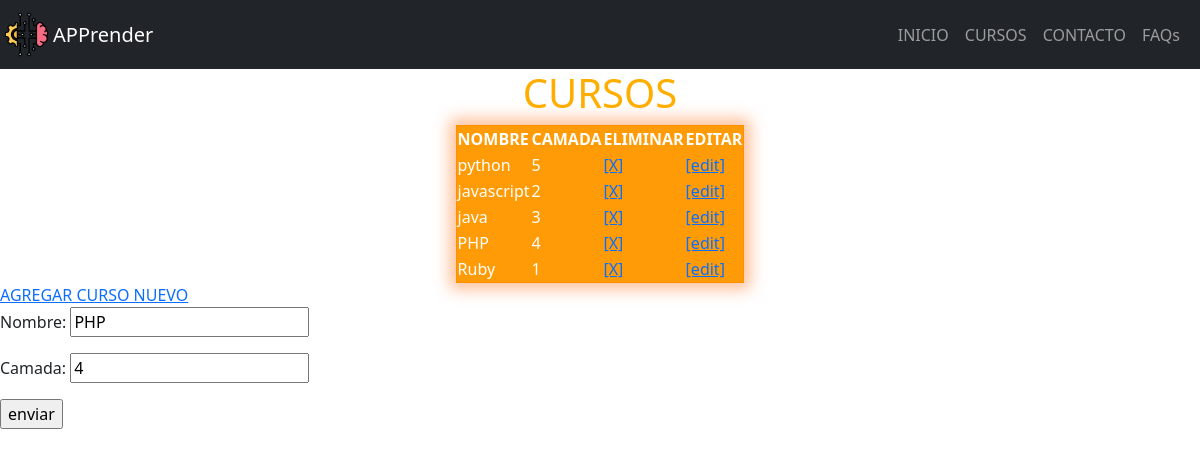
Page /AppCoder/editar_curso/4 on the committed database.
### AppCoder/models.py (models this page shows, shortened)
class Curso(models.Model):
    nombre = models.CharField(max_length=40)
    camada = models.IntegerField()

### AppCoder/views.py (the view, shortened to what this page needs)
# urls.py: path('editar_curso/<int:camada>', editar_curso, name='AppCoderEditarCurso'),
def editar_curso(request, camada):
    curso_editar = Curso.objects.get(camada=camada)
    cursos = Curso.objects.all()
    contexto = {
        'form': CursoFormulario(
            initial={
                "nombre": curso_editar.nombre,
                "camada": curso_editar.camada,
            }
        ),
        'cursos': cursos
    }
    return render(request, 'AppCoder/curso_formulario.html', contexto)

### AppCoder/forms.py
class CursoFormulario(forms.Form):
    nombre = forms.CharField(max_length=40)
    camada = forms.IntegerField()

### templates/AppCoder/curso_formulario.html (shortened to what this page needs)
{% extends 'AppCoder/curso.html' %}
{% block curso_nuevo %}
        <form action="" method="POST">
            {{ form.as_p }}
            <input type="submit" value="enviar">
        </form>
{% endblock %}

### templates/AppCoder/curso.html (shortened to what this page needs)
<!DOCTYPE html>
<html lang="en">
    <head>
    {% load static %}
    <link href=" {% static 'css/styles.css' %} " rel="stylesheet" />
</head>
<body>
{% include 'sections/navBar.html' %}
{% block curso %}
<h1 style="text-align: center; color:#ffae00">CURSOS</h1>
<table style="background-color: #ffae0096; margin: auto; color: #ffffff; border: 1.5px solid #ff9100; box-shadow: 0px 0px 15px 6px #ff66006c;">
<thead style="background-color: #ff9900f1;">
    <tr>
        <th>NOMBRE</th>
        <th>CAMADA</th>
        <th>ELIMINAR</th>
        <th>EDITAR</th>
    </tr>
</thead>
<Tbody style="background-color: #ff9900f1;">
    {% for curso in cursos %}
    <tr>
        <td>{{curso.nombre}}</td>
        <td>{{curso.camada}}</td>
        <td><a href="{% url 'AppCoderEliminarCurso' curso.camada %}">[X]</a></td>
        <td><a href="{% url 'AppCoderEditarCurso' curso.camada %}">[edit]</a></td>
    </tr>
    {% endfor %}
</Tbody>
</table>
{% endblock %}
<a href="{% url 'AppCoderCursoFormulario' %}">AGREGAR CURSO NUEVO</a>
{% block curso_nuevo %}
{% endblock %}
</body>
</html>

### rows in the picture
Curso: nombre "python", camada "5"
Curso: nombre "javascript", camada "2"
Curso: nombre "java", camada "3"
Curso: nombre "PHP", camada "4"
Curso: nombre "Ruby", camada "1"
